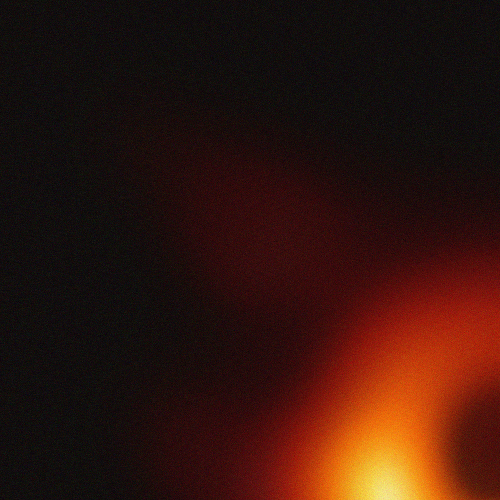
#> input picture assignment4/BlackHole/input/1/1.jpg, 1000 x 1000 px, found by its file name (shown at 1/2 size)
$ python main.py
#> lines starting #> are read from the running program, lines starting #| are printed output that depends on the picture
import cv2
image_1 = cv2.imread("input\\1.jpg")
#> image_1 is the input picture: shape (1000, 1000, 3); mean B, G, R 12.9, 20.5, 50.6
image_2 = cv2.imread("input\\2.jpg")
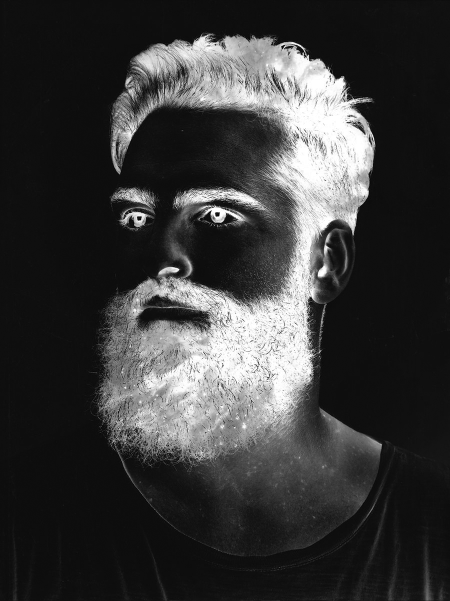
#> input picture assignment1/Image_Inversion/input/2.jpg, 900 x 1202 px, found by its file name (shown at 1/2 size)
#> image_2 is the input picture: shape (1202, 900, 3); min 0, max 255, mean 57.7
monochrome_image_1 = cv2.cvtColor(image_1,cv2.COLOR_BGR2GRAY)
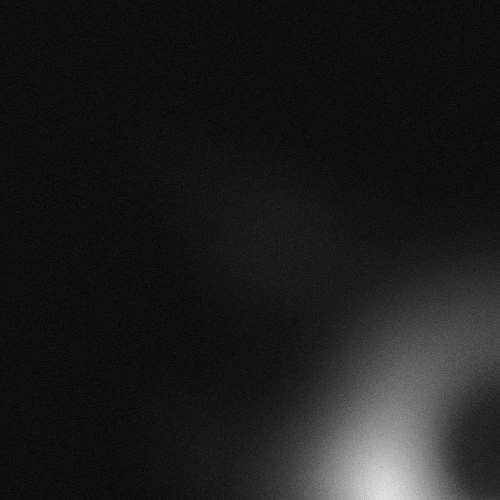
#> monochrome_image_1: shape (1000, 1000) (shown at 1/2 size); min 0, max 241, mean 28.6
monochrome_image_2 = cv2.cvtColor(image_2,cv2.COLOR_BGR2GRAY)
for i in range(645):
    for j in range(645):
        monochrome_image_1[i,j] = 255 - monochrome_image_1[i,j]
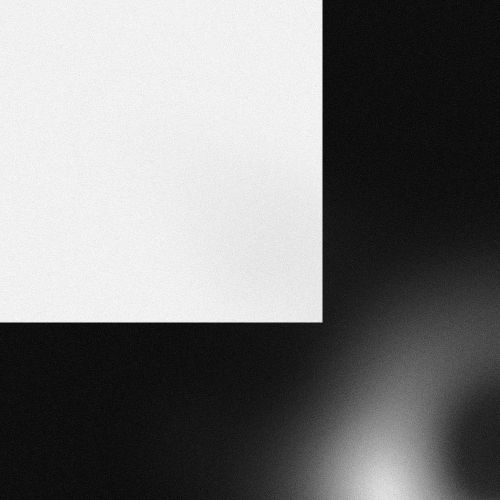
#> monochrome_image_1: shape (1000, 1000) (shown at 1/2 size); min 0, max 255, mean 121.1
for i in range(1202):
    for j in range(900):
        monochrome_image_2[i,j] = 255 - monochrome_image_2[i,j]
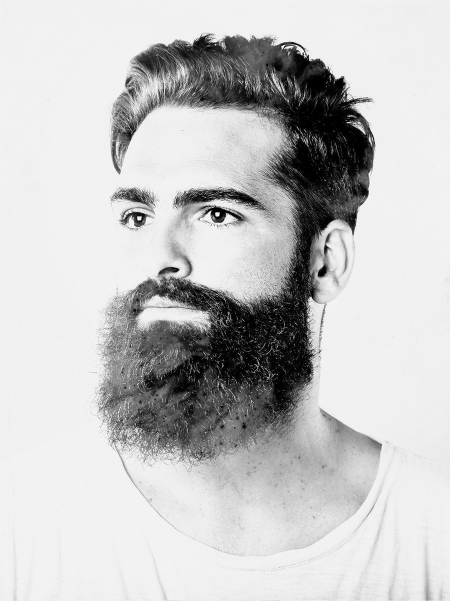
#> monochrome_image_2: shape (1202, 900) (shown at 1/2 size); min 0, max 255, mean 197.3
# cv2.imshow("",monochrome_image_2)
# cv2.waitKey()
cv2.imwrite("output\\woman.jpg",monochrome_image_1)
cv2.imwrite("output\\man.jpg",monochrome_image_2)
